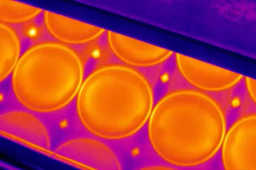
#> input picture Images/image1.png, 256 x 170 px, shrunk from 958 x 638 before the run
$ python advanced_circle_detection.py
#> lines starting #> are read from the running program, lines starting #| are printed output that depends on the picture; after the words box and inside, x2 and y2 are one past the last pixel; in counts of white or black regions, pixels touching at a corner belong together
#> in __init__, self.original is the input picture: shape (170, 256, 3); mean B, G, R 64.1, 64.2, 182.5
#> in visualize_processing_steps, `edges = cv2.Canny(enhanced, 50, 150)`:
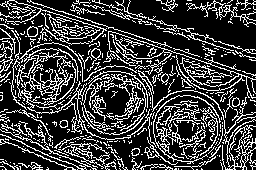
#> edges: shape (170, 256); 24.6% white in thin lines or dots
#> in visualize_processing_steps, `_, binary = cv2.threshold(enhanced, 0, 255, cv2.THRESH_BINARY + cv2.TH..`:
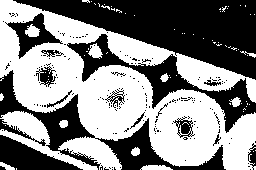
#> binary: shape (170, 256); 52.3% white; 179 black regions (162 under 20 px), largest, box (x1, y1, x2, y2) and area: (13, 0, 256, 80) 9418, (0, 70, 226, 170) 4144, (67, 34, 256, 133) 3399
"""
Advanced Circle Detection with Multiple Techniques
This script provides enhanced methods for detecting circles in thermal images
including edge-based detection and template matching.
"""

import cv2
import numpy as np
import matplotlib.pyplot as plt
from pathlib import Path
from scipy import ndimage


class AdvancedCircleDetector:
    """Advanced circle detection with multiple techniques."""

    def __init__(self, image_path):
        """Initialize with image path."""
        self.image_path = image_path
        self.original = cv2.imread(str(image_path))
        if self.original is None:
            raise ValueError(f"Cannot load image: {image_path}")

        self.gray = cv2.cvtColor(self.original, cv2.COLOR_BGR2GRAY)
        self.result = self.original.copy()

    def enhance_thermal_image(self):
        """
        Enhanced preprocessing specifically for thermal images.

        Returns:
            Enhanced grayscale image
        """
        # Bilateral filter preserves edges while reducing noise
        bilateral = cv2.bilateralFilter(self.gray, 9, 75, 75)

        # Apply CLAHE for contrast enhancement
        clahe = cv2.createCLAHE(clipLimit=3.0, tileGridSize=(8, 8))
        enhanced = clahe.apply(bilateral)

        # Optional: Enhance hot spots (bright regions) typical in thermal images
        kernel = np.array([[-1,-1,-1], [-1,9,-1], [-1,-1,-1]])
        sharpened = cv2.filter2D(enhanced, -1, kernel)

        return sharpened

    def detect_with_canny_and_fitting(self, low_threshold=50, high_threshold=150):
        """
        Detect circles using Canny edge detection and circle fitting.

        Args:
            low_threshold: Lower threshold for Canny
            high_threshold: Upper threshold for Canny

        Returns:
            List of detected circles
        """
        enhanced = self.enhance_thermal_image()

        # Detect edges
        edges = cv2.Canny(enhanced, low_threshold, high_threshold)

        # Dilate edges slightly to close gaps
        kernel = cv2.getStructuringElement(cv2.MORPH_ELLIPSE, (3, 3))
        edges = cv2.dilate(edges, kernel, iterations=1)

        # Find contours
        contours, _ = cv2.findContours(edges, cv2.RETR_LIST, cv2.CHAIN_APPROX_SIMPLE)

        circles = []
        for contour in contours:
            # Need at least 5 points to fit a circle
            if len(contour) < 5:
                continue

            # Fit ellipse and check if it's circular
            try:
                ellipse = cv2.fitEllipse(contour)
                (x, y), (MA, ma), angle = ellipse

                # Check if it's approximately circular (aspect ratio close to 1)
                aspect_ratio = max(MA, ma) / (min(MA, ma) + 1e-6)

                if aspect_ratio < 1.3 and 10 < ma < 200:  # Circular enough
                    radius = int((MA + ma) / 4)
                    circles.append((int(x), int(y), radius))
            except:
                continue

        # Remove overlapping circles (non-maximum suppression)
        circles = self._non_maximum_suppression(circles)

        return circles

    def detect_with_blob_detector(self):
        """
        Detect circles using SimpleBlobDetector.

        Returns:
            List of detected circles
        """
        enhanced = self.enhance_thermal_image()

        # Setup SimpleBlobDetector parameters
        params = cv2.SimpleBlobDetector_Params()

        # Change thresholds
        params.minThreshold = 10
        params.maxThreshold = 200

        # Filter by Area
        params.filterByArea = True
        params.minArea = 100
        params.maxArea = 50000

        # Filter by Circularity
        params.filterByCircularity = True
        params.minCircularity = 0.7

        # Filter by Convexity
        params.filterByConvexity = True
        params.minConvexity = 0.8

        # Filter by Inertia
        params.filterByInertia = True
        params.minInertiaRatio = 0.5

        # Create detector
        detector = cv2.SimpleBlobDetector_create(params)

        # Detect blobs
        keypoints = detector.detect(enhanced)

        # Convert to circles format
        circles = [(int(kp.pt[0]), int(kp.pt[1]), int(kp.size / 2))
                   for kp in keypoints]

        return circles

    # [65 lines left out: function detect_with_watershed, not called in this run]

    def _non_maximum_suppression(self, circles, overlap_threshold=0.5):
        """
        Remove overlapping circles using non-maximum suppression.

        Args:
            circles: List of (x, y, radius) tuples
            overlap_threshold: Overlap threshold for suppression

        Returns:
            Filtered list of circles
        """
        if len(circles) == 0:
            return []

        circles = np.array(circles)

        # Sort by radius (prefer larger circles)
        sorted_indices = np.argsort(circles[:, 2])[::-1]

        keep = []
        while len(sorted_indices) > 0:
            current = sorted_indices[0]
            keep.append(current)

            if len(sorted_indices) == 1:
                break

            # Calculate distances to remaining circles
            current_circle = circles[current]
            remaining_circles = circles[sorted_indices[1:]]

            distances = np.sqrt(
                (remaining_circles[:, 0] - current_circle[0])**2 +
                (remaining_circles[:, 1] - current_circle[1])**2
            )

            # Remove overlapping circles
            min_distance = current_circle[2] + remaining_circles[:, 2]
            non_overlapping = distances > min_distance * overlap_threshold

            sorted_indices = sorted_indices[1:][non_overlapping]

        return circles[keep].tolist()

    def ensemble_detection(self, methods=['hough', 'canny', 'blob']):
        """
        Combine multiple detection methods for robust detection.

        Args:
            methods: List of methods to use

        Returns:
            Combined list of detected circles
        """
        all_circles = []

        if 'hough' in methods:
            # Hough circles
            enhanced = self.enhance_thermal_image()
            hough = cv2.HoughCircles(
                enhanced, cv2.HOUGH_GRADIENT, dp=1, minDist=30,
                param1=50, param2=25, minRadius=5, maxRadius=200
            )
#> hough = 35 rows, first 8: [80.5, 93.5, 69.6], [169.5, 84.5, 61.8], [184.5, 55.5, 56.3], [200.5, 92.5, 54.2], [83.5, 62.5, 52], [147.5, 113.5, 43.6], [50.5, 50.5, 48.6], [49.5, 80.5, 32.2]
            if hough is not None:
                for circle in hough[0]:
                    all_circles.append((int(circle[0]), int(circle[1]), int(circle[2])))
#> this loop made 35 passes
#> after the loop, all_circles = 35 items, first 6: (80, 93, 69), (169, 84, 61), (184, 55, 56), (200, 92, 54), (83, 62, 52), (147, 113, 43)

        if 'canny' in methods:
            canny_circles = self.detect_with_canny_and_fitting()
#> in detect_with_canny_and_fitting, `edges = cv2.dilate(edges, kernel, iterations=1)`:
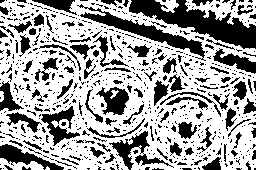
#> edges: shape (170, 256); 63.1% white; 689 black regions (580 under 20 px)
#> in detect_with_canny_and_fitting, `contours, _ = cv2.findContours(edges, cv2.RETR_LIST, cv2.CHAIN_APPROX_..`: contours = 957 contours, 825 with area under 20; largest, box (x1, y1, x2, y2) and area: (0, 0, 256, 170) 35606, (79, 6, 206, 59) 1492, (185, 0, 256, 28) 898, (40, 105, 81, 147) 686, (95, 86, 130, 116) 621
#> the loop in detect_with_canny_and_fitting, `for contour in contours:` made 957 passes
#> (x, y, MA, ma, angle, aspect_ratio, radius) on passes 275, 359, 428, 454, 527, 566, 569, 661: (186, 129.4, 17.54, 19.93, 79.63, 1.14, 9), (60.62, 125.2, 34.04, 36.28, 4.67, 1.07, 17), (185.3, 119.8, 54.07, 67.03, 82.88, 1.24, 30), (113.4, 100.2, 29.38, 31.51, 108.8, 1.07, 15), (175.8, 83.92, 15.27, 17.99, 160.9, 1.18, 8), (150.7, 75, 10.29, 12.48, 112, 1.21, 5), (44.51, 75.68, 8.77, 10.9, 163.4, 1.24, 4), (169.4, 65.95, 14.01, 16.55, 31.84, 1.18, 7)
#> after the loop in detect_with_canny_and_fitting, `for contour in contours:`: circles = [(186, 129, 9), (60, 125, 17), (185, 119, 30), (113, 100, 15), (175, 83, 8), (150, 74, 5), (44, 75, 4), (169, 65, 7), (38, 19, 6)]
#> in _non_maximum_suppression, `circles = np.array(circles)`: circles = [[186, 129, 9], [60, 125, 17], [185, 119, 30], [113, 100, 15], [175, 83, 8], [150, 74, 5], [44, 75, 4], [169, 65, 7], [38, 19, 6]]
#> in _non_maximum_suppression, `sorted_indices = np.argsort(circles[:, 2])[::-1]`: sorted_indices = [2, 1, 3, 0, 4, 7, 8, 5, 6]
#> the loop in _non_maximum_suppression, `while len(sorted_indices) > 0:` made 8 passes
#> (current, current_circle, remaining_circles, distances, min_distance, non_overlapping, sorted_indices) on passes 4 to 5: (4, [175, 83, 8], [[169, 65, 7], [38, 19, 6], [150, 74, 5], [44, 75, 4]], [18.97, 151.2, 26.57, 131.2], [15, 14, 13, 12], [True, True, True, True], [7, 8, 5, 6]), (7, [169, 65, 7], [[38, 19, 6], [150, 74, 5], [44, 75, 4]], [138.8, 21.02, 125.4], [13, 12, 11], [True, True, True], [8, 5, 6])
#> after the loop in _non_maximum_suppression, `while len(sorted_indices) > 0:`: keep = [2, 1, 3, 4, 7, 8, 5, 6]
#> in detect_with_canny_and_fitting, `circles = self._non_maximum_suppression(circles)`: circles = [[185, 119, 30], [60, 125, 17], [113, 100, 15], [175, 83, 8], [169, 65, 7], [38, 19, 6], [150, 74, 5], [44, 75, 4]]
#> canny_circles has the same summary as circles in detect_with_canny_and_fitting
            all_circles.extend(canny_circles)

        if 'blob' in methods:
            blob_circles = self.detect_with_blob_detector()
#> in detect_with_blob_detector, `keypoints = detector.detect(enhanced)`: keypoints = ()
#> in detect_with_blob_detector, `circles = [(int(kp.pt[0]), int(kp.pt[1]), int(kp.size / 2)) for kp in ..`: circles = []
#> blob_circles = []
            all_circles.extend(blob_circles)

        if 'watershed' in methods:
            watershed_circles = self.detect_with_watershed()
            all_circles.extend(watershed_circles)

        # Apply clustering to merge similar detections
        if len(all_circles) > 0:
            circles = self._cluster_circles(all_circles)
#> in _cluster_circles, `circles = np.array(circles)`: circles = 43 rows, first 8: [80, 93, 69], [169, 84, 61], [184, 55, 56], [200, 92, 54], [83, 62, 52], [147, 113, 43], [50, 50, 48], [49, 80, 32]
#> the loop in _cluster_circles, `for i in range(len(circles)):` made 43 passes
#> after the loop in _cluster_circles, `for i in range(len(circles)):`: merged = 36 items, first 6: (80, 93, 69), (171, 77, 25), (184, 55, 56), (200, 92, 54), (83, 62, 52), (147, 113, 43); used = 43 items
#> circles has the same summary as merged in _cluster_circles
        else:
            circles = []

        return circles

    def _cluster_circles(self, circles, distance_threshold=20):
        """
        Cluster similar circle detections.

        Args:
            circles: List of detected circles
            distance_threshold: Distance threshold for clustering

        Returns:
            Merged circles
        """
        if len(circles) == 0:
            return []

        circles = np.array(circles)

        # Simple clustering: merge circles with centers close together
        merged = []
        used = set()

        for i in range(len(circles)):
            if i in used:
                continue

            cluster = [circles[i]]
            used.add(i)

            for j in range(i + 1, len(circles)):
                if j in used:
                    continue

                dist = np.sqrt(
                    (circles[i][0] - circles[j][0])**2 +
                    (circles[i][1] - circles[j][1])**2
                )

                if dist < distance_threshold:
                    cluster.append(circles[j])
                    used.add(j)

            # Average the cluster
            cluster = np.array(cluster)
            avg_circle = (
                int(np.mean(cluster[:, 0])),
                int(np.mean(cluster[:, 1])),
                int(np.mean(cluster[:, 2]))
            )
            merged.append(avg_circle)

        return merged

    def draw_circles(self, circles, color=(0, 255, 0), thickness=2):
        """Draw circles on result image."""
        for (x, y, radius) in circles:
            cv2.circle(self.result, (x, y), radius, color, thickness)
            cv2.circle(self.result, (x, y), 3, (0, 0, 255), -1)

    def visualize_processing_steps(self):
        """Visualize intermediate processing steps."""
        enhanced = self.enhance_thermal_image()
        edges = cv2.Canny(enhanced, 50, 150)

        _, binary = cv2.threshold(enhanced, 0, 255,
                                 cv2.THRESH_BINARY + cv2.THRESH_OTSU)

        fig, axes = plt.subplots(2, 2, figsize=(12, 10))

        axes[0, 0].imshow(self.gray, cmap='gray')
        axes[0, 0].set_title('Original Grayscale')
        axes[0, 0].axis('off')

        axes[0, 1].imshow(enhanced, cmap='gray')
        axes[0, 1].set_title('Enhanced Image')
        axes[0, 1].axis('off')

        axes[1, 0].imshow(edges, cmap='gray')
        axes[1, 0].set_title('Edge Detection')
        axes[1, 0].axis('off')

        axes[1, 1].imshow(binary, cmap='gray')
        axes[1, 1].set_title('Binary Threshold')
        axes[1, 1].axis('off')

        plt.tight_layout()
        plt.show()


def interactive_parameter_tuning(image_path):
    """
    Interactive tool for tuning circle detection parameters.

    Args:
        image_path: Path to image
    """
    detector = AdvancedCircleDetector(image_path)

    print("\n" + "="*60)
    print("INTERACTIVE PARAMETER TUNING")
    print("="*60)
    print("\nTesting different parameter combinations...\n")

    # Test different parameter combinations
    param_sets = [
        {"min_dist": 30, "param1": 50, "param2": 25, "min_r": 5, "max_r": 200},
        {"min_dist": 50, "param1": 100, "param2": 30, "min_r": 10, "max_r": 150},
        {"min_dist": 20, "param1": 30, "param2": 20, "min_r": 5, "max_r": 250},
    ]

    enhanced = detector.enhance_thermal_image()

    fig, axes = plt.subplots(2, 2, figsize=(15, 12))

    # Original
    axes[0, 0].imshow(cv2.cvtColor(detector.original, cv2.COLOR_BGR2RGB))
    axes[0, 0].set_title('Original Image')
    axes[0, 0].axis('off')

    for idx, params in enumerate(param_sets):
        circles = cv2.HoughCircles(
            enhanced, cv2.HOUGH_GRADIENT, dp=1,
            minDist=params["min_dist"],
            param1=params["param1"],
            param2=params["param2"],
            minRadius=params["min_r"],
            maxRadius=params["max_r"]
        )

        result = detector.original.copy()
        count = 0

        if circles is not None:
            circles = np.uint16(np.around(circles))
            count = len(circles[0])
            for circle in circles[0]:
                cv2.circle(result, (circle[0], circle[1]), circle[2],
                          (0, 255, 0), 2)
                cv2.circle(result, (circle[0], circle[1]), 3, (0, 0, 255), -1)

        row = (idx + 1) // 2
        col = (idx + 1) % 2
        axes[row, col].imshow(cv2.cvtColor(result, cv2.COLOR_BGR2RGB))
        axes[row, col].set_title(f'Config {idx+1}: {count} circles\n' +
                                 f'minDist={params["min_dist"]}, param2={params["param2"]}')
        axes[row, col].axis('off')

    plt.tight_layout()
    plt.show()


if __name__ == "__main__":
    # Example usage
    image_path = "Images/image1.png"

    if Path(image_path).exists():
        print("Advanced Circle Detection Demo")
        print("="*60)

        # Create detector
        detector = AdvancedCircleDetector(image_path)

        # Visualize processing steps
        print("\n1. Visualizing processing steps...")
        detector.visualize_processing_steps()

        # Ensemble detection
        print("\n2. Running ensemble detection...")
        circles = detector.ensemble_detection(methods=['hough', 'canny', 'blob'])
#> circles has the same summary as merged in _cluster_circles
        print(f"   Detected {len(circles)} circles")
#|    Detected 36 circles

        detector.draw_circles(circles)
#> the loop in draw_circles, `for (x, y, radius) in circles:` made 36 passes
#> after the loop in draw_circles, `for (x, y, radius) in circles:`:
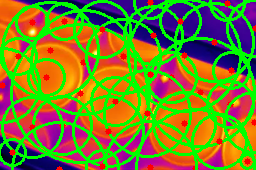
#> self.result: shape (170, 256, 3); mean B, G, R 41.8, 127.3, 120.3

        # Display result
        plt.figure(figsize=(12, 6))
        plt.subplot(121)
        plt.imshow(cv2.cvtColor(detector.original, cv2.COLOR_BGR2RGB))
        plt.title('Original')
        plt.axis('off')

        plt.subplot(122)
        plt.imshow(cv2.cvtColor(detector.result, cv2.COLOR_BGR2RGB))
        plt.title(f'Detected Circles ({len(circles)})')
        plt.axis('off')

        plt.tight_layout()
        plt.show()
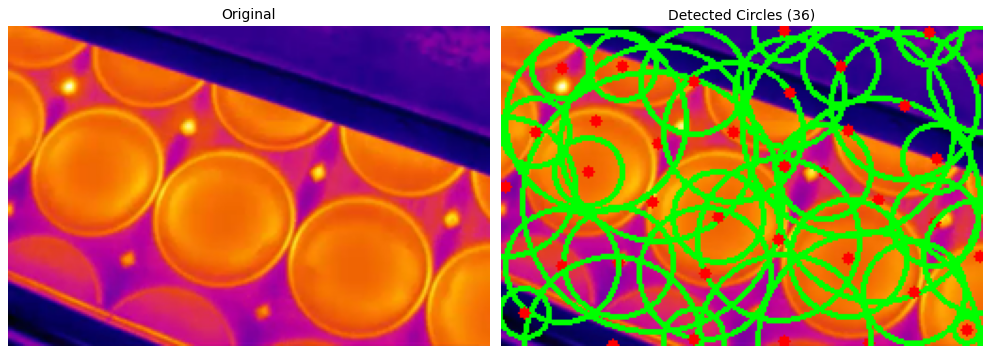
#> figure drawn by matplotlib, 2 panels

        # Interactive parameter tuning
        print("\n3. Interactive parameter tuning...")
        interactive_parameter_tuning(image_path)
#> the loop in interactive_parameter_tuning, `for idx, params in enumerate(param_sets):` made 3 passes
#> count on passes 1 to 3: 35, 14, 78
#> after the loop in interactive_parameter_tuning, `for idx, params in enumerate(param_sets):`:
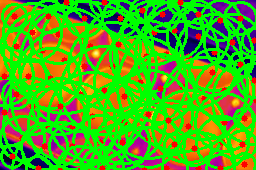
#> result: shape (170, 256, 3); mean B, G, R 24.7, 172, 80.2
#> in interactive_parameter_tuning, `plt.show()`:
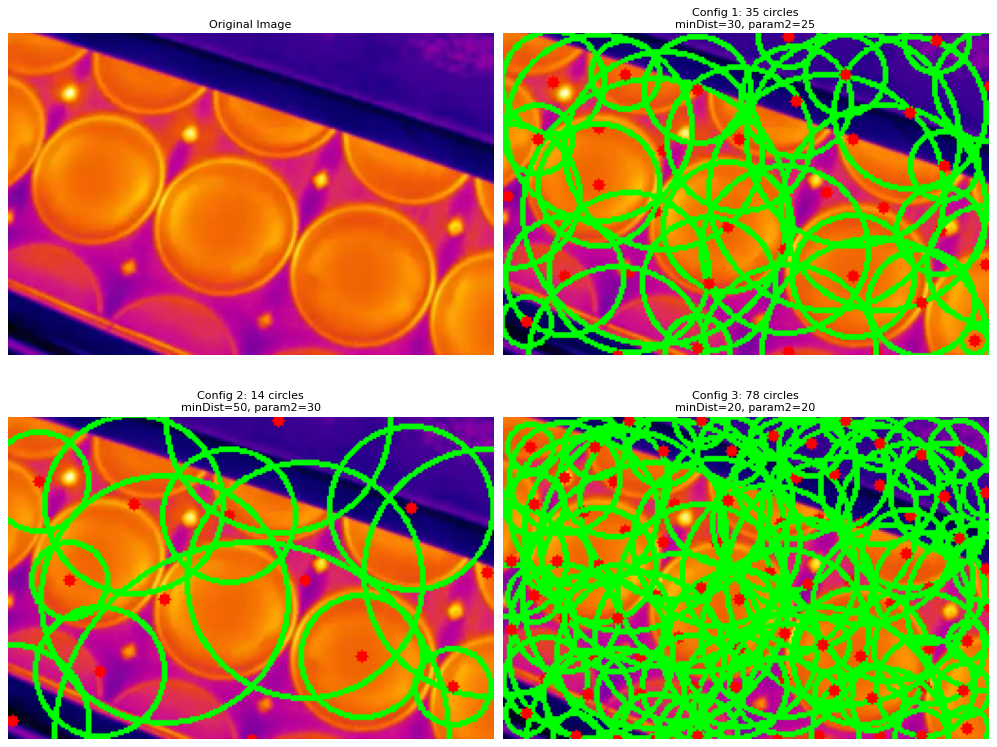
#> figure drawn by matplotlib, 4 panels
    else:
        print(f"Image not found: {image_path}")
        print("Please ensure the Images directory exists with image files.")
